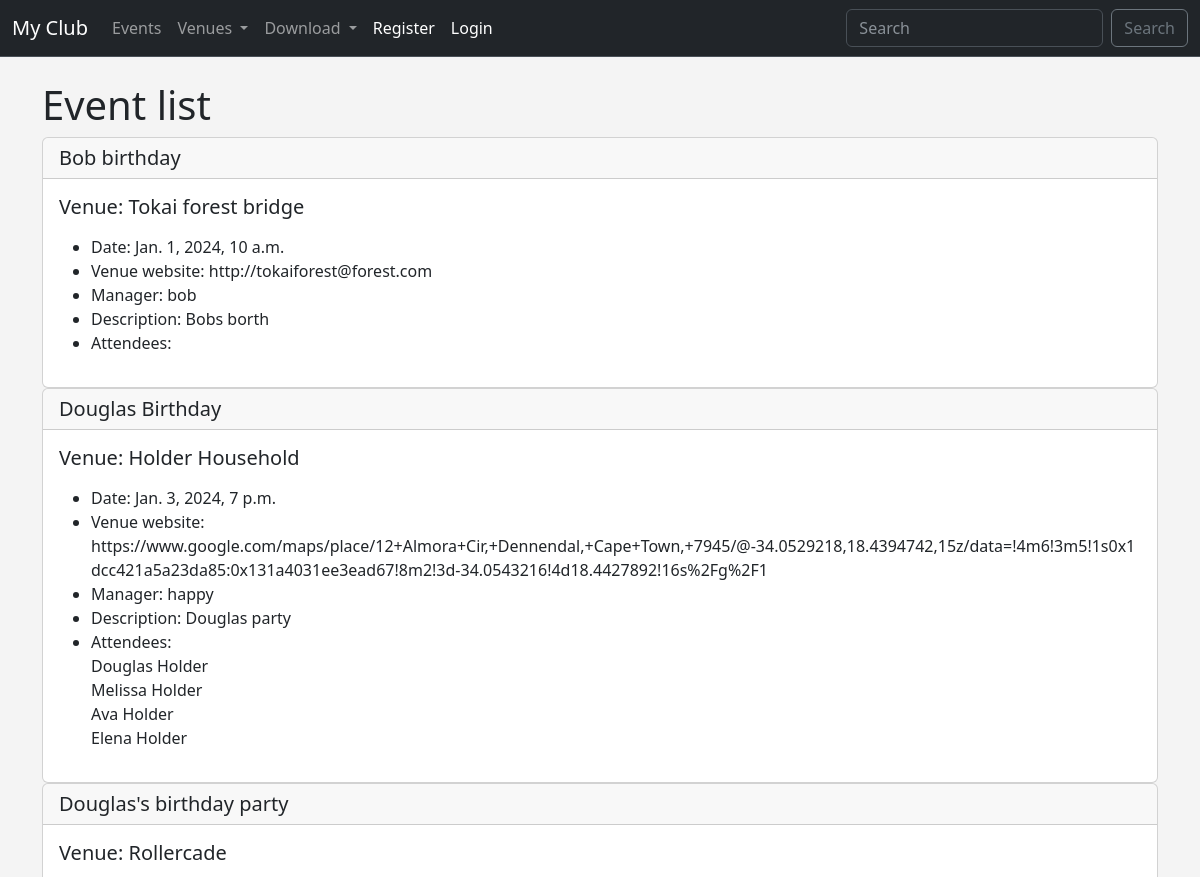
Before: /events (upper part) with the older database file.
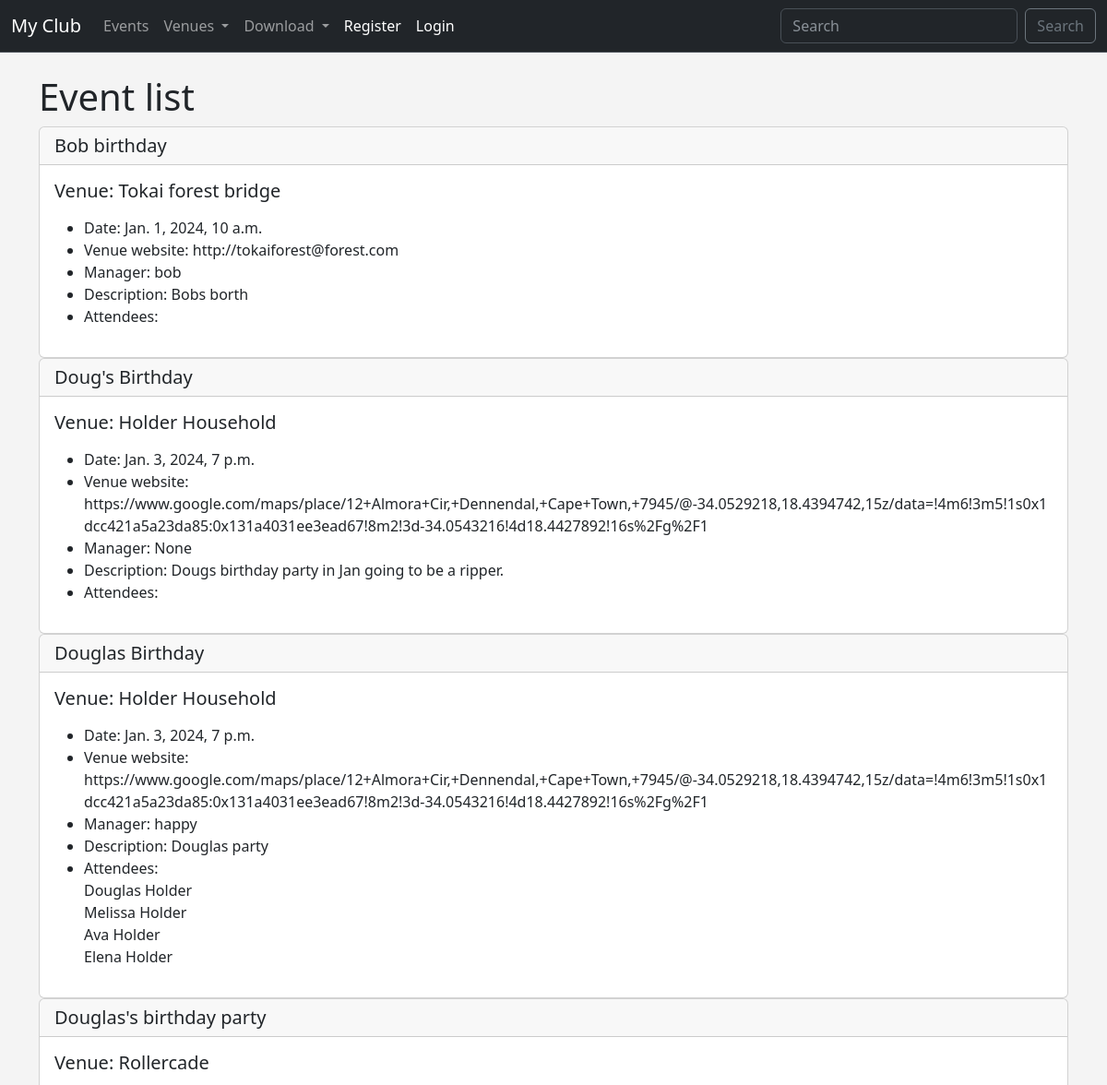
After: the same page with the newer database file.
### events/models.py (models this page shows)
class Event(models.Model):
    name = models.CharField('Event Name', max_length=120)
    event_date = models.DateTimeField('Event Date')
    venue = models.ForeignKey(Venue, blank=True, null=True, on_delete=models.CASCADE)
    manager = models.ForeignKey(User, blank=True, null=True, on_delete=models.SET_NULL)
    description = models.TextField(blank=True)
    attendees = models.ManyToManyField(MyClubUser, blank=True)
    def __str__(self):
        return self.name

class Venue(models.Model):
    name = models.CharField('Venue Name', max_length=120)
    address = models.CharField(max_length=400)
    telephone = models.CharField('Tel', max_length=20, blank=True)
    website = models.URLField('Web Address', blank=True)
    email_address = models.EmailField('Email address', blank=True)
    owner = models.IntegerField("Venue Owner", blank=False, default=1)
    venue_image = models.ImageField(null=True, blank=True, upload_to="images/")
    def __str__(self):
        return self.name

class MyClubUser(models.Model):
    first_name = models.CharField(max_length=30)
    last_name = models.CharField(max_length=30)
    email = models.EmailField('User mail', max_length=120)
    def __str__(self):
        return self.first_name + ' ' + self.last_name

### events/views.py (the view)
# urls.py: path('events', views.all_events, name='events_list'),
def all_events(request):
    events_list = Event.objects.all().order_by('name')
    return render(request, 'events/events_list.html',
                  {'events_list': events_list})

### events/templates/events/events_list.html (shortened to what this page needs)
{% extends 'events/base.html' %}
{% block content %}
  <h1>Event list</h1>
{% for event in events_list %}
<div class="card">
  <h5 class="card-header">{{ event }}</h5>
  <div class="card-body">
    <h5 class="card-title">Venue: {{ event.venue }}</h5>
    <p class="card-text">
  <ul>
    <li>Date: {{ event.event_date }}</li>
    <li>Venue website: {{ event.venue.website }}</li>
    <li>Manager: {{ event.manager }}</li>
    <li>Description: {{ event.description }}</li>
    <li>Attendees:<br/>
      {% for user in event.attendees.all %}
      {{ user }}<br/>
      {% endfor %}
    </li>
  </div>
</div>
    {% endfor %}
{% endblock %}

### events/templates/events/base.html (shortened to what this page needs)
<!doctype html>
<html lang="en">
  <head>
    <link href="https://cdn.jsdelivr.net/npm/bootstrap@5.3.0/dist/css/bootstrap.min.css" rel="stylesheet"
>
  </head>
  <body>
  {% include 'events/navbar.html' %}
    <br/>
    <div class= "container" class="card">
      {% block content %}
      {% endblock %}
      </div>
  </body>
</html>

### events/templates/events/navbar.html (shortened to what this page needs)
<nav class="navbar navbar-expand-sm bg-dark border-bottom border-bottom-dark" data-bs-theme="dark">
  <div class="container-fluid">
    <a class="navbar-brand" href="{% url 'home' %}">My Club</a>
    <div class="collapse navbar-collapse" id="navbarSupportedContent">
      <ul class="navbar-nav me-auto mb-2 mb-lg-0">
        <li class="nav-item">
          <a class="nav-link" href="#" role="button" data-bs-toggle="dropdown" aria-expanded="false">
            Events
          </a>
        </li>
        <li class="nav-item dropdown">
          <a class="nav-link dropdown-toggle" href="#" role="button" data-bs-toggle="dropdown" aria-expanded="false">
            Venues
          </a>
        </li>
        <li class="nav-item dropdown">
          <a class="nav-link dropdown-toggle" href="#" role="button" data-bs-toggle="dropdown" aria-expanded="false">
            Download
          </a>
        </li>
        {% if user.is_authenticated %}
          <li class="nav-item">
          <a class="nav-link active" aria-current="page" href="{% url 'logout' %}">Logout</a>
        </li>
        {% else %}
        <li class="nav-item">
          <a class="nav-link active" aria-current="page" href="{% url 'register_user' %}">Register</a>
        </li>
        <li class="nav-item">
          <a class="nav-link active" aria-current="page" href="{% url 'login' %}">Login</a>
        </li>
        {% endif %}
      </ul>
      <form class="d-flex" method="POST" action="{% url 'search-venues' %}">
        <input class="form-control me-2" type="search" placeholder="Search" aria-label="Search" name="searched">
        <button class="btn btn-outline-secondary" type="submit">Search</button>
      </form>
    </div>
  </div>
</nav>

### events/templates/events/base.html (style rules this page uses)
body { background: #f4f4f4; }

Changed rows visible on the page:
added Event: name "Doug's Birthday", venue "Holder Household", event_date "Jan. 3, 2024, 7 p.m.", venue.website "https://www.google.com/maps/place/12+Almora+Cir,+Dennendal,+Cape+Town,+7945/@-34.0529218,18.4394742,15z/data=!4m6!3m5!1s0x1dcc421a5a23da85:0x131a4031ee3ead67!8m2!3d-34.0543216!4d18.4427892!16s%2Fg%2F1", manager "None", description "Dougs birthday party in Jan going to be a ripper."
